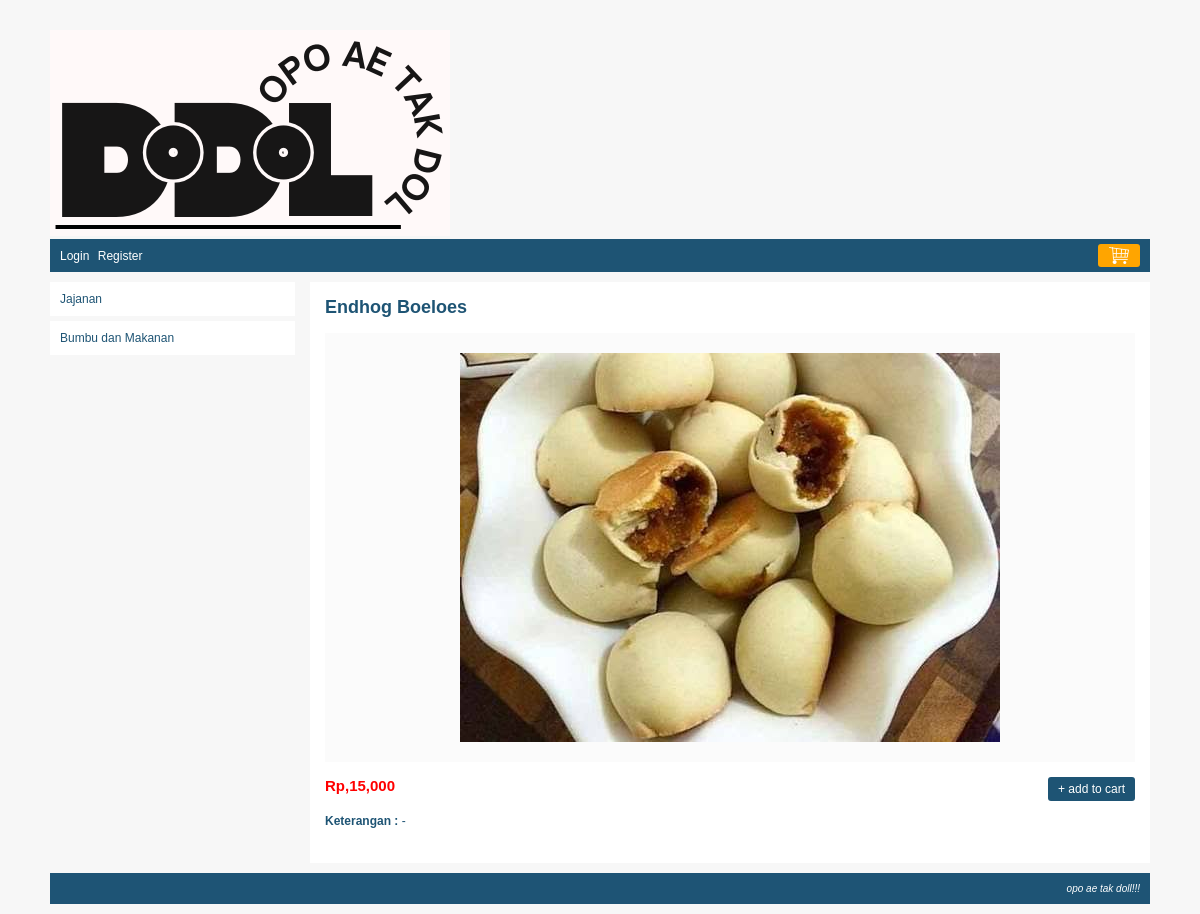
Page /index.php?page=detail&barang_id=1 on the committed database.
### tables this page shows
CREATE TABLE `kategori` (
  `kategori_id` int(10) NOT NULL,
  `kategori` varchar(150) NOT NULL,
  `status` enum('off','on') NOT NULL
);

CREATE TABLE `barang` (
  `barang_id` int(10) NOT NULL,
  `kategori_id` int(10) NOT NULL,
  `nama_barang` varchar(250) NOT NULL,
  `deskripsi` text NOT NULL,
  `gambar` varchar(300) NOT NULL,
  `harga` int(10) NOT NULL,
  `stok` tinyint(4) NOT NULL,
  `status` enum('on','off') NOT NULL
);

### detail.php (the view)
<div id="kiri">
	<?php
		echo kategori($kategori_id);
	?>
</div>
<div id="kanan">
	<?php
		$barang_id = $_GET['barang_id'];
		$query = mysqli_query($koneksi, "SELECT * FROM barang WHERE barang_id='$barang_id' AND status='on'");
		$row = mysqli_fetch_assoc($query);
		echo "<div id='detail-barang'>
					<h2>$row[nama_barang]</h2>
					<div id='frame-gambar'>
						<img src='".BASE_URL."images/barang/$row[gambar]' />
					</div>
					<div id='frame-harga'>
						<span>".rupiah($row['harga'])."</span>
						<a href='".BASE_URL."tambah_keranjang.php?barang_id=$row[barang_id]'>+ add to cart</a>
					</div>
					<div id='keterangan'>
						<b>Keterangan : </b> $row[deskripsi]
					</div>
				</div>";
	?>
</div>

### css/function/helper.php (shortened to what this page needs)
<?php
	function rupiah($nilai = 0){
		$string = "Rp," . number_format($nilai);
		return $string;
	}
	function kategori($kategori_id = false){
		global $koneksi;
		$string = "<div id='menu-kategori'>";
			$string .= "<ul>";
					$query = mysqli_query($koneksi, "SELECT * FROM kategori WHERE status='on'");
					while($row=mysqli_fetch_assoc($query)){
						if($kategori_id == $row['kategori_id']){
							$string .= "<li><a href='".BASE_URL."index.php?kategori_id=$row[kategori_id]' class='active'>$row[kategori]</a></li>";
						}else{
							$string .= "<li><a href='".BASE_URL."index.php?kategori_id=$row[kategori_id]'>$row[kategori]</a></li>";
						}
					}
			$string .= "</ul>";
		$string .= "</div>";
		return $string;
	}

### css/style.css (style rules this page uses)
body { font-family: arial; font-size: 12px; color: #1e5474; background: #f7f7f7; margin: 0px; }
#kiri { width: 245px; height: auto; float: left; }
#menu-kategori ul { list-style: none; margin: 0px; padding: 0px; }
#menu-kategori ul li { margin-bottom: 5px; }
#menu-kategori ul li a { display: block; padding: 10px; background: white; color: #1e5474; text-decoration: none; }
#kanan { width: 840px; margin-left: 15px; height: auto; float: left; }
#detail-barang { background: white; padding: 15px; }
#detail-barang h2 { margin-top: 0px; }
#detail-barang #frame-gambar { background: #fbfbfb; padding: 20px; }
#detail-barang #frame-gambar img { display: block; margin: 0px auto; }
#detail-barang #frame-harga { margin: 15px 0px; }
#detail-barang #frame-harga span { font-size: 15px; font-weight: bold; color: red; }
#detail-barang #frame-harga a { background: #1e5474; color: white; text-decoration: none; padding: 5px 10px; display: inline-block; float: right; border-radius: 3px; }
#detail-barang #keterangan { margin: 20px 0px; }

### rows in the picture
kategori: kategori "Jajanan"
kategori: kategori "Bumbu dan Makanan"
barang: nama_barang "Endhog Boeloes", gambar (picture), harga "Rp,15,000", deskripsi "-"
